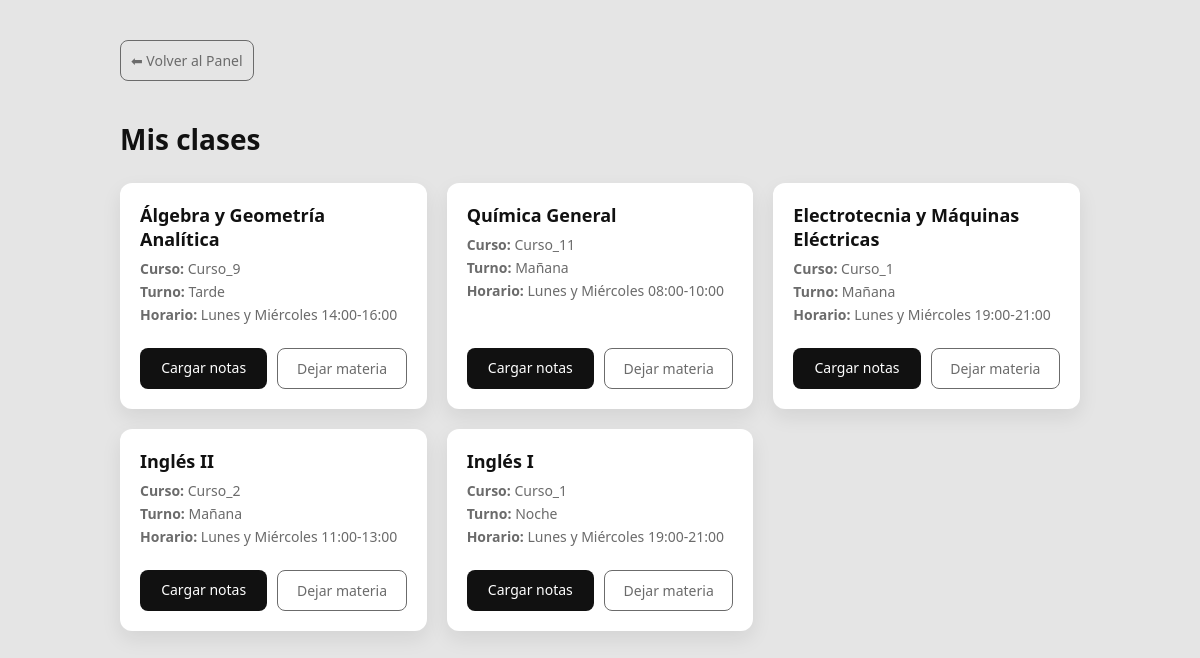
The page /profesores/mis-clases/ (signed in) on the database its author committed.
### UTN/models.py (models this page shows, shortened)
class ProfesorMateriaCurso(models.Model):
    id_profesor_mc = models.AutoField(primary_key=True)
    profesor = models.ForeignKey(
        Profesor,
        on_delete=models.CASCADE,
        related_name='materias_asignadas'
    )
    materia_curso = models.ForeignKey(
        MateriaCurso,
        on_delete=models.CASCADE,
        related_name='profesores'
    )
    class Meta:
        unique_together = ('profesor', 'materia_curso')

class MateriaCurso(models.Model):
    id_materia_curso = models.AutoField(primary_key=True)
    curso = models.ForeignKey(Curso, on_delete=models.CASCADE, related_name='materias')
    materia = models.ForeignKey(Materia, on_delete=models.CASCADE, related_name='cursos_ofrecidos')
    Opciones_Turno = [
        ('manana', 'Mañana'),
        ('tarde', 'Tarde'),
        ('noche', 'Noche'),
    ]
    turno_cursado = models.CharField(max_length=10, choices=Opciones_Turno)
    horario = models.CharField(max_length=50)
    modulo = models.CharField(max_length=50)
    grupo = models.CharField(max_length=50, null=True, blank=True)

class Materia(models.Model):
    nombre = models.CharField(max_length=100, default="")
    sigla = models.CharField(max_length=10, primary_key=True)
    ciclo_lectivo = models.PositiveIntegerField()
    correlativas_requeridas = models.ManyToManyField('self', blank=True, symmetrical=False, related_name='materias_que_la_requieren', verbose_name='Materias Correlativas Requeridas')
    def get_carreras_admin(self):
        """
        Genera una cadena de texto HTML para mostrar en el Admin con las carreras y sus IDs.
        """
        carreras = self.carreramateria_set.select_related('carrera').all()
        info_carreras = []
        for cm in carreras:
            info_carreras.append(f"{cm.carrera.nombre} (ID: **{cm.carrera.id_carrera}**)")
        return mark_safe("<br>".join(info_carreras))
    get_carreras_admin.short_description = 'Carreras Asociadas'

class Curso(models.Model):
    id_curso = models.AutoField(primary_key=True)
    nombre = models.CharField(max_length=50)
    nivel = models.CharField(max_length=20)
    numero = models.PositiveIntegerField()

### UTN/views.py (the view)
# urls.py: path("profesores/mis-clases/", mis_clases, name="mis_clases"),
@login_required
def mis_clases(request):
    profesor = request.user.profesor
    asignaciones = ProfesorMateriaCurso.objects.filter(
        profesor=profesor
    ).select_related("materia_curso", "materia_curso__materia", "materia_curso__curso")
    return render(request, "profesores/mis_clases.html", {
        "asignaciones": asignaciones
    })

### UTN/templates/profesores/mis_clases.html (shortened to what this page needs)
<!DOCTYPE html>
<html lang="es">
<head>
</head>
<body>
<div class="container">
    <a
    href="{% url 'dashboard' request.user.profesor.pk %}"
    class="btn btn-salir"
    style="margin-bottom:20px; display:inline-block;"
    >
        ⬅ Volver al Panel
    </a>
    <h1>Mis clases</h1>
    {% if asignaciones %}
        <div class="grid">
            {% for asignacion in asignaciones %}
                <div class="card">
                    <div>
                        <h2>{{ asignacion.materia_curso.materia.nombre }}</h2>
                        <p><strong>Curso:</strong> {{ asignacion.materia_curso.curso.nombre }}</p>
                        <p><strong>Turno:</strong> {{ asignacion.materia_curso.get_turno_cursado_display }}</p>
                        <p><strong>Horario:</strong> {{ asignacion.materia_curso.horario }}</p>
                    </div>
                    <div class="acciones">
                        <a
                            href="{% url 'cargar_nota' asignacion.materia_curso.id_materia_curso %}"
                            class="btn btn-notas"
                        >
                            Cargar notas
                        </a>
                        <a
                            href="{% url 'desasignar_materia' asignacion.materia_curso.id_materia_curso %}"
                            class="btn btn-salir"
                            onclick="return confirm('¿Seguro que querés dejar de dar esta materia?');"
                        >
                            Dejar materia
                        </a>
                    </div>
                </div>
            {% endfor %}
        </div>
    {% else %}
        <div class="empty">
            <h2>No tenés materias asignadas</h2>
            <p>Asignate una materia para comenzar.</p>
        </div>
    {% endif %}
</div>
</body>
</html>

### UTN/templates/profesores/mis_clases.html (style rules this page uses)
:root { --negro: #111; --gris-oscuro: #2f2f2f; --gris: #6b6b6b; --gris-claro: #e5e5e5; --blanco: #ffffff; }
* { box-sizing: border-box; font-family: "Segoe UI", system-ui, sans-serif; }
body { margin: 0; background-color: var(--gris-claro); color: var(--negro); }
.container { max-width: 1000px; margin: 40px auto; padding: 0 20px; }
h1 { margin-bottom: 25px; font-size: 28px; font-weight: 600; }
.grid { display: grid; grid-template-columns: repeat(auto-fill, minmax(280px, 1fr)); gap: 20px; }
.card { background-color: var(--blanco); border-radius: 12px; padding: 20px; box-shadow: 0 8px 20px rgba(0,0,0,0.08); display: flex; flex-direction: column; justify-content: space-between; }
.card h2 { font-size: 18px; margin: 0 0 8px; }
.card p { margin: 4px 0; color: var(--gris); font-size: 14px; }
.acciones { display: flex; gap: 10px; margin-top: 20px; }
.btn { flex: 1; padding: 10px; font-size: 14px; border-radius: 8px; cursor: pointer; text-align: center; text-decoration: none; border: none; transition: all 0.2s ease; }
.btn-notas { background-color: var(--negro); color: var(--blanco); }
.btn-salir { background-color: transparent; color: var(--gris); border: 1px solid var(--gris); }

### rows shown on the page
ProfesorMateriaCurso: materia_curso.materia.nombre "Álgebra y Geometría Analítica", materia_curso.curso.nombre "Curso_9", materia_curso.turno_cursado "Tarde", materia_curso.horario "Lunes y Miércoles 14:00-16:00"
ProfesorMateriaCurso: materia_curso.materia.nombre "Química General", materia_curso.curso.nombre "Curso_11", materia_curso.turno_cursado "Mañana", materia_curso.horario "Lunes y Miércoles 08:00-10:00"
ProfesorMateriaCurso: materia_curso.materia.nombre "Electrotecnia y Máquinas Eléctricas", materia_curso.curso.nombre "Curso_1", materia_curso.turno_cursado "Mañana", materia_curso.horario "Lunes y Miércoles 19:00-21:00"
ProfesorMateriaCurso: materia_curso.materia.nombre "Inglés II", materia_curso.curso.nombre "Curso_2", materia_curso.turno_cursado "Mañana", materia_curso.horario "Lunes y Miércoles 11:00-13:00"
ProfesorMateriaCurso: materia_curso.materia.nombre "Inglés I", materia_curso.curso.nombre "Curso_1", materia_curso.turno_cursado "Noche", materia_curso.horario "Lunes y Miércoles 19:00-21:00"
